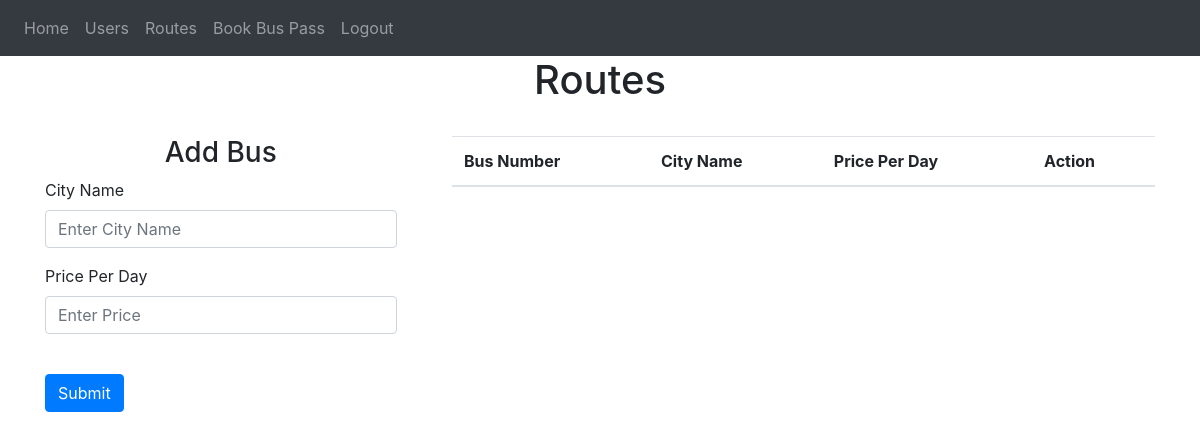
Before: /routes (signed in) with the older database file.
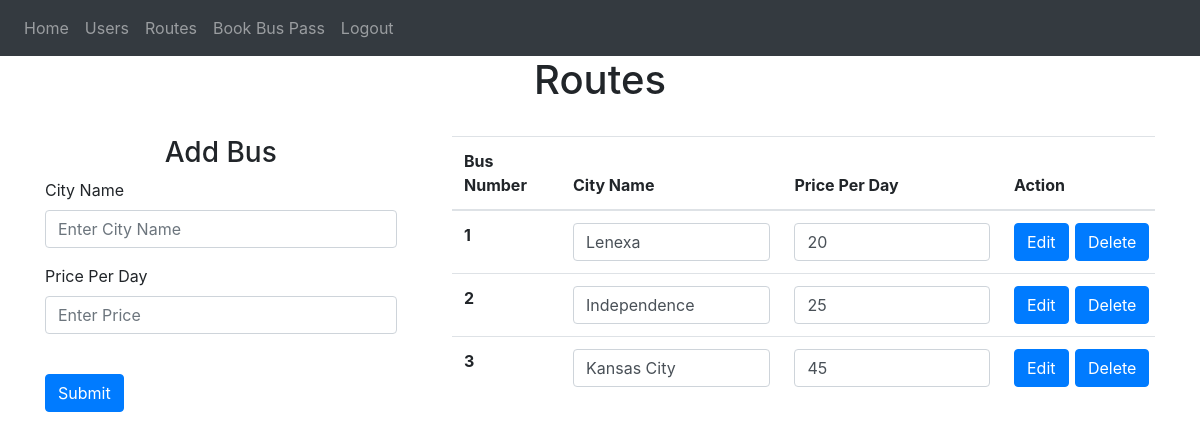
After: the same page with the newer database file.
### website/models.py (models this page shows)
class Busroute(db.Model):
    id = db.Column(db.Integer, primary_key=True)
    cityname = db.Column(db.String(150))
    price = db.Column(db.Integer)

### website/views.py (the view, shortened to what this page needs)
@views.route('/routes', methods=['GET', 'POST'])
@login_required
def routes():
    routes = Busroute.query.all()
    return render_template('routes.html', user=current_user, routes = routes)

### website/__init__.py (called while the page is built)
def create_app():
    app = Flask(__name__)
    app.config['SECRET_KEY'] = 'SANDEEP'
    app.config['SQLALCHEMY_DATABASE_URI'] =\
        'sqlite:///' + path.join(basedir, 'database.db')
    db.init_app(app)
    from .views import views
    from .auth import auth
    app.register_blueprint(views, url_prefix='/')
    app.register_blueprint(auth, url_prefix='/')
    from .models import User, Note
    login_manager = LoginManager(app)
    login_manager.login_view = 'auth.login' # type: ignore
    login_manager.init_app(app)
    @login_manager.user_loader
    def load_user(id):
        return User.query.get(int(id))
    with app.app_context():
        create_database()
    return app

### website/templates/routes.html (shortened to what this page needs)
{% extends "base.html" %} {% block title %}Home{% endblock %} {% block content
    %}
    <h1 align="center">Routes</h1><br>
    {% if user.role == 1 %}
    <div style="display:flex;gap:5%">
      <div style="width: 50%;">
        <form method="POST">
          <h3 align="center">Add Bus</h3>
          <div class="form-group">
            <label for="cityname">City Name</label>
            <input
              type="text"
              class="form-control"
              id="cityname"
              name="cityname"
              placeholder="Enter City Name"
            />
          </div>
          <div class="form-group">
            <label for="price">Price Per Day</label>
            <input
              type="number"
              class="form-control"
              id="price"
              name="price"
              placeholder="Enter Price"
            />
          </div>
          <br />
          <button type="submit" class="btn btn-primary">Submit</button>
        </form>
      </div>
      <div style="width: 100%;">
        <form method="POST">
        <table class="table">
          <thead>
            <tr>
              <th scope="col">Bus Number</th>
              <th scope="col">City Name</th>
              <th scope="col">Price Per Day</th>
              <th scope="col">Action</th>
            </tr>
          </thead>
          <tbody>
            {% for route in routes %}
            <tr>
              <th scope="row">{{route.id}}</th>
              <td><input type="text" class="form-control" id="cityname{{route.id}}" value="{{route.cityname}}"></td>
              <td><input type="number" class="form-control" id="price{{route.id}}" value="{{route.price}}"></td>
              <td>
                <div style="display: flex; gap:5%">
                  <button type="button" class="btn btn-primary" onClick="editBusRoute('{{ route.id }}')">Edit</button>
                  <button type="button" class="btn btn-primary" onClick="deleteBusRoute('{{ route.id }}')">Delete</button>
                </div>
              </td>
            </tr>
            {% endfor %}
          </tbody>
        </table>
      </form>
      </div>
    </div>
    {% endif %}
    {% endblock %}

### website/templates/base.html (shortened to what this page needs)
<!DOCTYPE html>
<html>
  <head>
    <link
      rel="stylesheet"
      href="https://stackpath.bootstrapcdn.com/bootstrap/4.4.1/css/bootstrap.min.css"
    />
    <link
      rel="stylesheet"
      href="https://stackpath.bootstrapcdn.com/font-awesome/4.7.0/css/font-awesome.min.css"
    />
  </head>
  <body>
    <nav class="navbar navbar-expand-lg navbar-dark bg-dark">
      <div class="collapse navbar-collapse" id="navbar">
        <div class="navbar-nav">
          {% if user.is_authenticated %}
          <a class="nav-item nav-link" id="home" href="/">Home</a>
            {% if user.role == 1 %}
              <a class="nav-item nav-link" id="logout" href="/users">Users</a>
            {% endif %}
          <a class="nav-item nav-link" id="logout" href="/routes">Routes</a>
          <a class="nav-item nav-link" id="logout" href="/bookpass">Book Bus Pass</a>
          <a class="nav-item nav-link" id="logout" href="/logout">Logout</a>
          {% else %}
          <a class="nav-item nav-link" id="login" href="/login">Login</a>
          <a class="nav-item nav-link" id="signUp" href="/sign-up">Sign Up</a>
          {% endif %}
        </div>
      </div>
    </nav>
    <div class="container">{% block content %} {% endblock %}</div>
  </body>
</html>

Changed rows visible on the page:
added Busroute: id "1", cityname "Lenexa", price "20"
added Busroute: id "2", cityname "Independence", price "25"
added Busroute: id "3", cityname "Kansas City", price "45"
